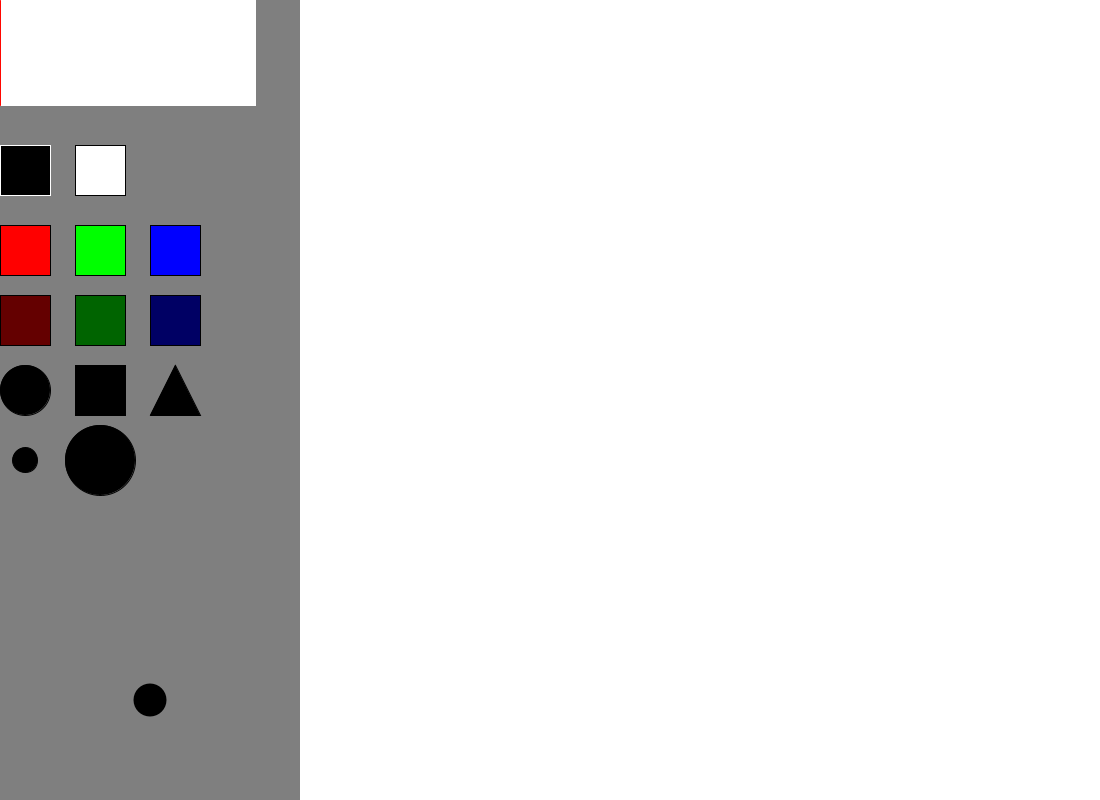
Frame 1 (no input)
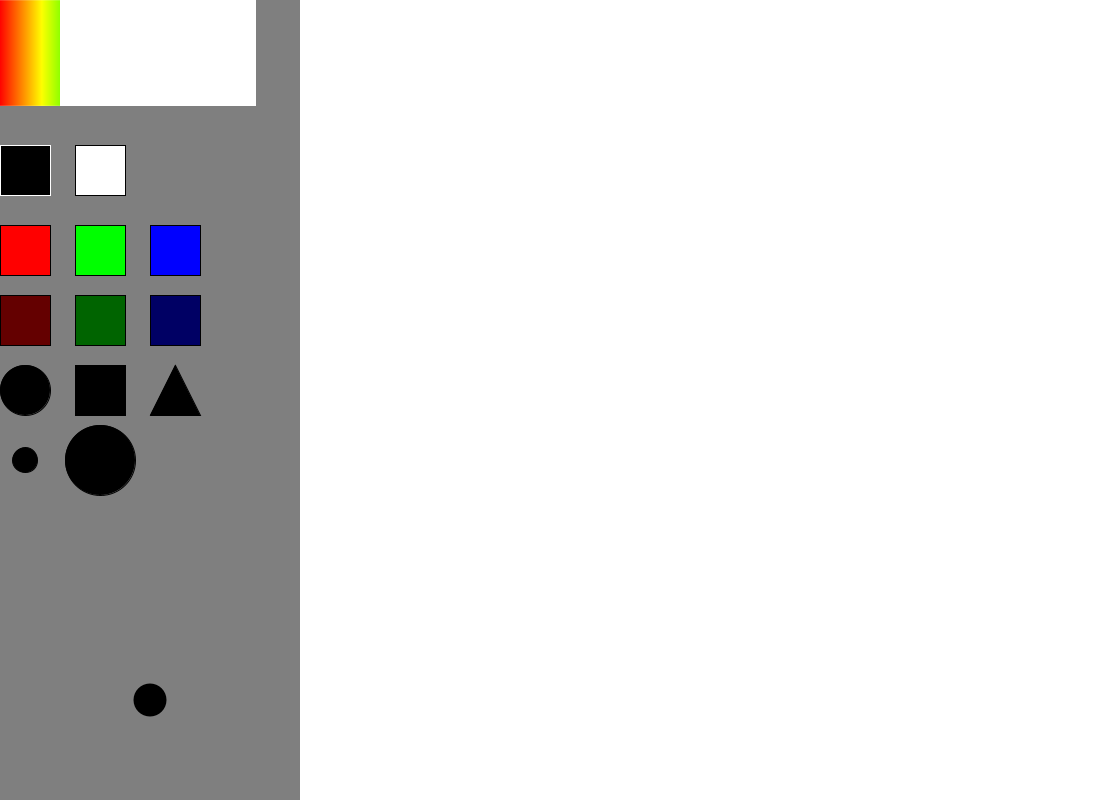
Frame 60 (the mouse pressed at the canvas centre just before this capture)
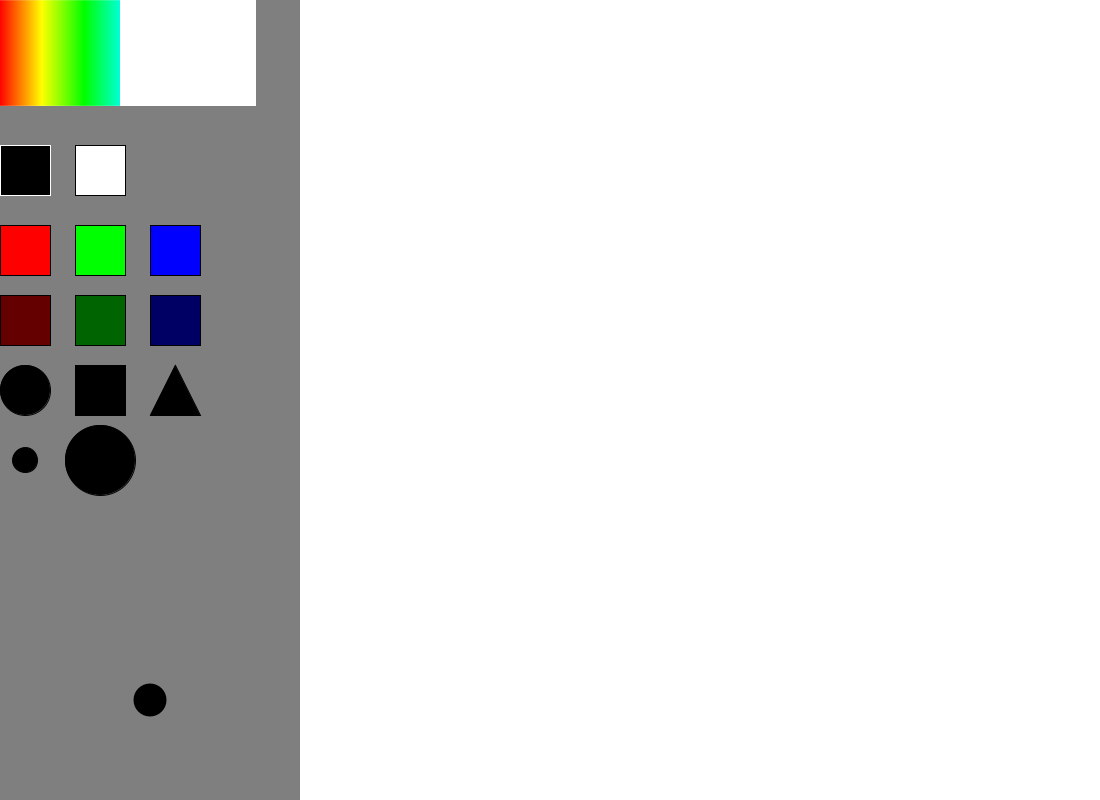
Frame 120 (the mouse held since frame 60 and released just before this capture)

The Processing sketch that drew these frames (run headless with seeded random() and noise(); from frame 60 on, the mouse is pressed at the canvas centre):

// Processing sketch: paint2
// ── paint2.pde
float brush = 33;//brush size
int colorSelect1 = 0;//red
int colorSelect2 = 0;//green
int colorSelect3 = 0;//blue
boolean circle = true;//circular brush
boolean square = false;//square brush
boolean tri = false;//triangular brush
int R = 255;//red (gradient)
int G = 0;//green (gradient)
int B = 0;//blue (gradient)
int x = 0;//x coordinate of point
int y = 0;//y coordinate of point
int i = 0;//loop control variable
int opacity = 255;//opacity, fades as it goes down
boolean ready = false;

void setup(){
  frameRate(60);
  size (1100, 800);
  background(255);
  smooth();
  rectMode(CENTER);
  ellipseMode(CENTER);
}

void draw(){
  
  //brush
  if (mousePressed && ready == true){
    if (circle == true && square == false && tri == false && mouseX >= 300){
      noStroke();
      fill(colorSelect1, colorSelect2, colorSelect3);
      ellipse(mouseX, mouseY, brush, brush);
    }else if(circle == false && square == true && tri == false && mouseX >= 300){
      noStroke();
      fill(colorSelect1, colorSelect2, colorSelect3);
      rect(mouseX, mouseY, 2*brush, 2*brush);
    }else if(circle == false && square == false && tri == true && mouseX >= 300){
      noStroke();
      fill(colorSelect1, colorSelect2, colorSelect3);
      triangle(mouseX, mouseY - brush, mouseX - 2*brush/1.7, mouseY + brush, mouseX + 2*brush/1.7, mouseY + brush);
    }
  }
  
  //selection bar
  noStroke();
  fill(127);
  rect(278, height/2, 44, height);
  rect(150, 528, 300, 844);
 
  //add white & black buttons & master RGB and brushes
  stroke(255);
  fill(0);
  rect(25, 170, 50, 50);
  
  stroke(0);
  fill(255);
  rect(100, 170, 50, 50);
  //+red
  fill(255, 0, 0);
  rect(25, 250, 50, 50);
  //+green
  fill(0, 255, 0);
  rect(100, 250, 50, 50);
  //+blue
  fill(0, 0, 255);
  rect(175, 250, 50, 50);
  //-red
  fill(100, 0, 0);
  rect(25, 320, 50, 50);
  //-green
  fill(0, 100, 0);
  rect(100, 320, 50, 50);
  //-blue
  fill(0, 0, 100);
  rect(175, 320, 50, 50);
  
  //brushes
  fill(colorSelect1, colorSelect2, colorSelect3);
  ellipse(25, 390, 50, 50);
  rect(100, 390, 50, 50);
  triangle(175, 365, 150, 415, 200, 415);
  
  //brush size
  fill(0);
  ellipse (25, 460, 25, 25);
  ellipse (100, 460, 70, 70);
  
  //current brush
  if (circle == true && square == false && tri == false){
      noStroke();
      fill(colorSelect1, colorSelect2, colorSelect3);
      ellipse(150, 700, brush, brush);
    }else if(circle == false && square == true && tri == false){
      noStroke();
      fill(colorSelect1, colorSelect2, colorSelect3);
      rect(150, 700, 2*brush, 2*brush);
    }else if(circle == false && square == false && tri == true){
      noStroke();
      fill(colorSelect1, colorSelect2, colorSelect3);
      triangle(150, 700 - brush, 150 - 2*brush/1.7, 700 + brush, 150 + 2*brush/1.7, 700 + brush);
    }
  
  //add black and white and master RGB and brushes
  if (mousePressed){
    if (mouseX >= 0 && mouseX <= 50 && mouseY >= 145 && mouseY <= 195){
      colorSelect1 = colorSelect1 - 2;
      colorSelect2 = colorSelect2 - 2;
      colorSelect3 = colorSelect3 - 2;
    }
    
    if (mouseX >= 75 && mouseX <= 125 && mouseY >=145 && mouseY <= 195){
      colorSelect1 = colorSelect1 + 2;
      colorSelect2 = colorSelect2 + 2;
      colorSelect3 = colorSelect3 + 2;
    }
    
    if (mouseX >= 0 && mouseX <= 50 && mouseY >= 225 &&  mouseY <= 275){
      colorSelect1 = colorSelect1 + 1;
    }
    
    if (mouseX >= 75 && mouseX <= 125 && mouseY >= 225 &&  mouseY <= 275){
      colorSelect2 = colorSelect2 + 1;
    }
    
    if (mouseX >= 150 && mouseX <= 200 && mouseY >= 225 &&  mouseY <= 275){
      colorSelect3 = colorSelect3 + 1;
    }
    
    if (mouseX >= 0 && mouseX <= 50 && mouseY >= 295 && mouseY <= 345){
      colorSelect1 = colorSelect1 - 1;
    }
    
    if (mouseX >= 75 && mouseX <= 125 && mouseY >= 295 && mouseY <= 345){
      colorSelect2 = colorSelect2 - 1;
    }
    
    if (mouseX >= 150 && mouseX <= 200 && mouseY >= 295 && mouseY <= 345){
      colorSelect3 = colorSelect3 - 1;
    }
    
    if (mouseX >= 0  && mouseX <= 50 && mouseY >= 365 && mouseY <= 415){
      circle = true;
      square = false;
      tri = false;
    }
    
    if (mouseX >= 75 && mouseX <= 125 && mouseY >= 365 && mouseY <= 415){
      circle = false;
      square = true;
      tri = false;
    }
    
    if (mouseX >= 150 && mouseX <= 200 && mouseY >= 365 && mouseY <= 415){
      circle = false;
      square = false;
      tri = true;
    }
    if (mouseX >= 25/2 && mouseX <= 3*25/2 && mouseY >= 460-25/2 && mouseY <= 460+25/2){
      brush = brush - 1;
    }
    
    if (mouseX >= 75/2 && mouseX <= 3*75/2 && mouseY >= 460-75/2 && mouseY <= 460+75/2){
      brush = brush + 1;
    }
    
    colorSelect1 = constrain(colorSelect1, 0, 255);
    colorSelect2 = constrain(colorSelect2, 0, 255);
    colorSelect3 = constrain(colorSelect3, 0, 255);
    brush = constrain(brush, 1, 44);
  }
  
  // color selector
  if (x >= 0 && x < 256/6){
    R = 255;
    G = G + 6;
    B = 0;
  }
  
  if (x >= 256/6 && x < 2*256/6){
    R = R - 6;
    G = 255;
    B = 0;
  }
  
  if (x >= 2*256/6 && x < 3*256/6){
    R = 0;
    G = 255;
    B = B + 6;
  }
  
  if (x >= 3*256/6 && x < 4*256/6){
    R = 0;
    G = G - 6;
    B = 255;
  }
  
  if (x >= 4*256/6 && x < 5*256/6){
    R = R + 6;
    G = 0;
    B = 255;
  }
  
  if (x >= 5*256/6 && x < 256){
    R = 255;
    G = 0;
    B = B - 6;
  }
  
  if (i <= 256){
    stroke(R, G, B, opacity);
    line(x, 0, x, 105);
    x = x + 1;
    i = i + 1;
  }
  
  //don't start before colors are loaded
  if (i == 256){
    ready = true;
  }
  
  //selecting color on gradient
  if (mousePressed){
    if (mouseX >= 0 && mouseX < 256/6 && mouseY <= 105){
      colorSelect1 = 255;
      colorSelect2 = mouseX * 6;
      colorSelect3 = 0;
    }
  
    if (mouseX >= 256/6 && mouseX < 2*256/6 && mouseY <= 105){
      colorSelect1 = (86 - mouseX) * 6;
      colorSelect2 = 255;
      colorSelect3 = 0;
    }
  
    if (mouseX >= 2*256/6 && mouseX < 3*256/6 && mouseY <= 105){
      colorSelect1 = 0;
      colorSelect2 = 255;
      colorSelect3 = (mouseX - 86) * 6;
    }
  
    if (mouseX >= 3*256/6 && mouseX < 4*256/6 && mouseY <= 105){
      colorSelect1 = 0;
      colorSelect2 = (171 - mouseX) * 6;
      colorSelect3 = 255;
    }
  
    if (mouseX >= 4*256/6 && mouseX < 5*256/6 && mouseY <= 105){
      colorSelect1 = (mouseX - 171) * 6;
      colorSelect2 = 0;
      colorSelect3 = 255;
    }
  
    if (mouseX >= 5*256/6 && mouseX < 256 && mouseY <= 105){
      colorSelect1 = 255;
      colorSelect2 = 0;
      colorSelect3 = (256 - mouseX) * 6;
    }
  }
}
